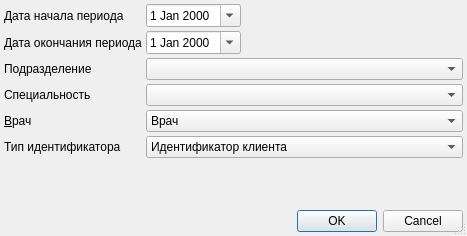
<?xml version="1.0" encoding="UTF-8"?>
<ui version="4.0">
 <class>ReportOnPersonSetupDialog</class>
 <widget class="QDialog" name="ReportOnPersonSetupDialog">
  <property name="windowModality">
   <enum>Qt::ApplicationModal</enum>
  </property>
  <property name="geometry">
   <rect>
    <x>0</x>
    <y>0</y>
    <width>467</width>
    <height>236</height>
   </rect>
  </property>
  <property name="windowTitle">
   <string>параметры отчёта</string>
  </property>
  <property name="sizeGripEnabled">
   <bool>true</bool>
  </property>
  <layout class="QGridLayout" name="gridLayout">
   <property name="margin">
    <number>4</number>
   </property>
   <property name="spacing">
    <number>4</number>
   </property>
   <item row="0" column="0">
    <widget class="QLabel" name="lblBegDate">
     <property name="text">
      <string>Дата начала периода</string>
     </property>
     <property name="buddy">
      <cstring>edtBegDate</cstring>
     </property>
    </widget>
   </item>
   <item row="0" column="1">
    <widget class="CDateEdit" name="edtBegDate">
     <property name="calendarPopup">
      <bool>true</bool>
     </property>
    </widget>
   </item>
   <item row="0" column="2">
    <spacer>
     <property name="orientation">
      <enum>Qt::Horizontal</enum>
     </property>
     <property name="sizeHint" stdset="0">
      <size>
       <width>91</width>
       <height>20</height>
      </size>
     </property>
    </spacer>
   </item>
   <item row="1" column="0">
    <widget class="QLabel" name="lblEndDate">
     <property name="text">
      <string>Дата окончания периода</string>
     </property>
     <property name="buddy">
      <cstring>edtEndDate</cstring>
     </property>
    </widget>
   </item>
   <item row="1" column="1">
    <widget class="CDateEdit" name="edtEndDate">
     <property name="calendarPopup">
      <bool>true</bool>
     </property>
    </widget>
   </item>
   <item row="1" column="2">
    <spacer>
     <property name="orientation">
      <enum>Qt::Horizontal</enum>
     </property>
     <property name="sizeHint" stdset="0">
      <size>
       <width>91</width>
       <height>20</height>
      </size>
     </property>
    </spacer>
   </item>
   <item row="2" column="0">
    <widget class="QLabel" name="lblOrgStructure">
     <property name="text">
      <string>Подразделение</string>
     </property>
     <property name="buddy">
      <cstring>cmbPerson</cstring>
     </property>
    </widget>
   </item>
   <item row="2" column="1" colspan="2">
    <widget class="COrgStructureComboBox" name="cmbOrgStructure"/>
   </item>
   <item row="3" column="0">
    <widget class="QLabel" name="lblSpec">
     <property name="text">
      <string>Специальность</string>
     </property>
     <property name="buddy">
      <cstring>cmbPerson</cstring>
     </property>
    </widget>
   </item>
   <item row="3" column="1" colspan="2">
    <widget class="CRBComboBox" name="cmbSpeciality">
     <property name="whatsThis">
      <string>&lt;html&gt;&lt;head&gt;&lt;meta name=&quot;qrichtext&quot; content=&quot;1&quot; /&gt;&lt;style type=&quot;text/css&quot;&gt;
p, li { white-space: pre-wrap; }
&lt;/style&gt;&lt;/head&gt;&lt;body style=&quot; font-family:'MS Shell Dlg 2'; font-size:8.25pt; font-weight:400; font-style:normal;&quot;&gt;
&lt;p style=&quot;-qt-paragraph-type:empty; margin-top:0px; margin-bottom:0px; margin-left:0px; margin-right:0px; -qt-block-indent:0; text-indent:0px;&quot;&gt;&lt;/p&gt;&lt;/body&gt;&lt;/html&gt;</string>
     </property>
    </widget>
   </item>
   <item row="4" column="0">
    <widget class="QLabel" name="lblPerson">
     <property name="text">
      <string>&amp;Врач</string>
     </property>
     <property name="buddy">
      <cstring>cmbPerson</cstring>
     </property>
    </widget>
   </item>
   <item row="4" column="1" colspan="2">
    <widget class="CPersonComboBoxEx" name="cmbPerson">
     <item>
      <property name="text">
       <string>Врач</string>
      </property>
     </item>
    </widget>
   </item>
   <item row="6" column="0" colspan="3">
    <spacer>
     <property name="orientation">
      <enum>Qt::Vertical</enum>
     </property>
     <property name="sizeHint" stdset="0">
      <size>
       <width>111</width>
       <height>20</height>
      </size>
     </property>
    </spacer>
   </item>
   <item row="7" column="0" colspan="3">
    <widget class="QDialogButtonBox" name="buttonBox">
     <property name="orientation">
      <enum>Qt::Horizontal</enum>
     </property>
     <property name="standardButtons">
      <set>QDialogButtonBox::Cancel|QDialogButtonBox::Ok</set>
     </property>
    </widget>
   </item>
   <item row="5" column="0">
    <widget class="QLabel" name="lblIdentifierType">
     <property name="text">
      <string>Тип идентификатора</string>
     </property>
    </widget>
   </item>
   <item row="5" column="1" colspan="2">
    <widget class="QComboBox" name="cmbIdentifierType">
     <item>
      <property name="text">
       <string>Идентификатор клиента</string>
      </property>
     </item>
     <item>
      <property name="text">
       <string>Идентификатор во внешней учётной системе</string>
      </property>
     </item>
    </widget>
   </item>
  </layout>
 </widget>
 <customwidgets>
  <customwidget>
   <class>CDateEdit</class>
   <extends>QDateEdit</extends>
   <header>library/DateEdit</header>
  </customwidget>
  <customwidget>
   <class>CRBComboBox</class>
   <extends>QComboBox</extends>
   <header>library/crbcombobox.h</header>
  </customwidget>
  <customwidget>
   <class>CPersonComboBoxEx</class>
   <extends>QComboBox</extends>
   <header>Orgs/PersonComboBoxEx.h</header>
  </customwidget>
  <customwidget>
   <class>COrgStructureComboBox</class>
   <extends>QComboBox</extends>
   <header>Orgs/OrgStructComboBoxes.h</header>
  </customwidget>
 </customwidgets>
 <tabstops>
  <tabstop>edtBegDate</tabstop>
  <tabstop>edtEndDate</tabstop>
  <tabstop>buttonBox</tabstop>
 </tabstops>
 <resources/>
 <connections>
  <connection>
   <sender>buttonBox</sender>
   <signal>accepted()</signal>
   <receiver>ReportOnPersonSetupDialog</receiver>
   <slot>accept()</slot>
   <hints>
    <hint type="sourcelabel">
     <x>116</x>
     <y>268</y>
    </hint>
    <hint type="destinationlabel">
     <x>102</x>
     <y>90</y>
    </hint>
   </hints>
  </connection>
  <connection>
   <sender>buttonBox</sender>
   <signal>rejected()</signal>
   <receiver>ReportOnPersonSetupDialog</receiver>
   <slot>reject()</slot>
   <hints>
    <hint type="sourcelabel">
     <x>229</x>
     <y>268</y>
    </hint>
    <hint type="destinationlabel">
     <x>236</x>
     <y>76</y>
    </hint>
   </hints>
  </connection>
 </connections>
</ui>
